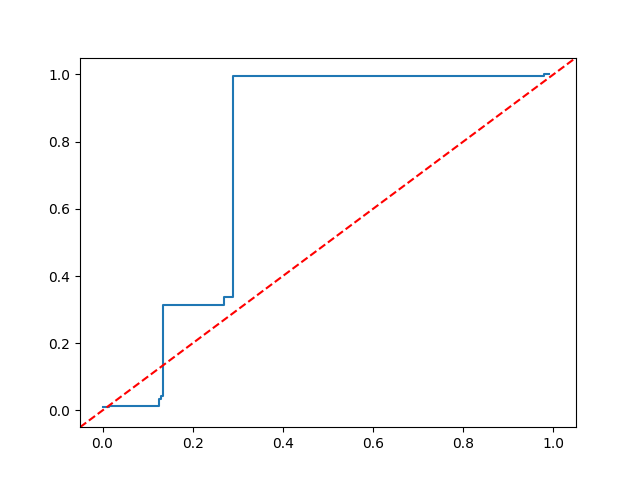

Recreate this plot in Python.
import pandas as pd
import matplotlib.pyplot as plt
import matplotlib.axes as ax
import numpy as np


def split_list(entry):
    # Check if the entry is valid (not empty or NaN)
    if not entry or pd.isna(entry):
        return []
    # Split the string by comma and convert each part to a float
    return [float(x) for x in entry.split(',')[:-1]]

def generate_roc(testing_output_normal, num_per_normal_cluster, testing_output_abnormal, num_per_abnormal_cluster, roc_point_filename):
    df_normal = pd.read_csv(testing_output_normal, sep=":", converters={2: split_list})
    df_abnormal = pd.read_csv(testing_output_abnormal, sep=":", converters={2: split_list})
    file_list_normal = df_normal.head(num_per_normal_cluster)["log_filename"].values.tolist()
    file_list_abnormal = df_abnormal.head(num_per_abnormal_cluster)["log_filename"].values.tolist()

    # base_thresholds = [1e-4, 1e-3, 1e-2]
    base_thresholds = [0.002125, 0.00353125]
    # thresholds = [elem * (i/64.0) for elem in base_thresholds for i in range(64,640)]
    thresholds = np.linspace(base_thresholds[0], base_thresholds[1], 500)
    print(thresholds)
    roc_points = []
    for threshold in thresholds:

        false_positives = 0.0
        for filename in file_list_normal:
            bic_lists_normal = df_normal.loc[df_normal["log_filename"] == filename]["bic"].values.tolist()

            for bic_list_normal in bic_lists_normal:
                # print(bic_list_normal)
                try:
                    if max(bic_list_normal) > threshold:
                        false_positives += 1
                        break
                except:
                    pass

        true_positives = 0.0
        for filename in file_list_abnormal:
            bic_lists_abnormal = df_abnormal.loc[df_abnormal["log_filename"] == filename]["bic"].values.tolist()

            for bic_list_abnormal in bic_lists_abnormal:
                # print(bic_list_abnormal)
                try:
                    if max(bic_list_abnormal) > threshold:
                        true_positives += 1
                        break
                except:
                    pass

        roc_points.append((false_positives/num_per_normal_cluster, true_positives/num_per_abnormal_cluster, threshold))

    with open(roc_point_filename, "w") as roc_file:
        roc_file.writelines(str(roc_points))

    # print(roc_points)
    x = [point[0] for point in roc_points[::-1]]
    y = [point[1] for point in roc_points[::-1]]
    plt.step(x, y)

    plt.axline([0, 0], [1, 1], color='red', linestyle='--')

    plt.savefig("roc.png")

def plot_roc(roc_points_filename):
    with open(roc_points_filename) as roc_file:
        roc_point_str = roc_file.readline()
    roc_point_str = roc_point_str[1:-1]
    roc_points = roc_point_str.split()
    roc_points = [(float(roc_points[i][1:-1]),float(roc_points[i+1][:-2])) for i in range(0,len(roc_points)-1,2)]

    print(roc_points)

    x = [point[0] for point in roc_points[::-1]]
    y = [point[1] for point in roc_points[::-1]]
    plt.step(x, y)

    plt.axline([0, 0], [1, 1], color='red', linestyle='--')

    plt.savefig("roc.png")            
        

testing_output_normal = "testing_bic_normal.txt"
testing_output_abnormal = "testing_bic_abnormal.txt"
roc_points_filename = "roc_points.txt"

generate_roc(testing_output_normal, 200, testing_output_abnormal, 213, roc_points_filename)
# plot_roc(roc_points_filename)
